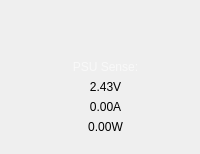
                 <widget class="QWidget" name="widget_28" native="true">
                  <layout class="QVBoxLayout" name="verticalLayout_8">
                   <property name="topMargin">
                    <number>60</number>
                   </property>
                   <property name="rightMargin">
                    <number>0</number>
                   </property>
                   <property name="bottomMargin">
                    <number>20</number>
                   </property>
                   <item>
                    <widget class="QLabel" name="label_20">
                     <property name="styleSheet">
                      <string notr="true">color:rgba(255,255,255,153);</string>
                     </property>
                     <property name="text">
                      <string>PSU Sense:</string>
                     </property>
                     <property name="alignment">
                      <set>Qt::AlignCenter</set>
                     </property>
                    </widget>
                   </item>
                   <item>
                    <widget class="QLabel" name="lblPSUVolt">
                     <property name="text">
                      <string>2.43V</string>
                     </property>
                     <property name="alignment">
                      <set>Qt::AlignCenter</set>
                     </property>
                    </widget>
                   </item>
                   <item>
                    <widget class="QLabel" name="lblPSUAmp">
                     <property name="text">
                      <string>0.00A</string>
                     </property>
                     <property name="alignment">
                      <set>Qt::AlignCenter</set>
                     </property>
                    </widget>
                   </item>
                   <item>
                    <widget class="QLabel" name="lblPSUWatt">
                     <property name="text">
                      <string>0.00W</string>
                     </property>
                     <property name="alignment">
                      <set>Qt::AlignCenter</set>
                     </property>
                    </widget>
                   </item>
                  </layout>
                 </widget>
